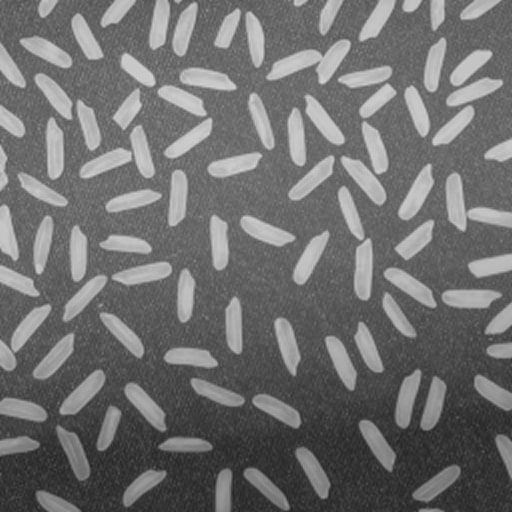
#> input picture T_hat_m/input/3.jpg, 512 x 512 px
$ python test.py
#> lines starting #> are read from the running program, lines starting #| are printed output that depends on the picture
import math
import cv2
import time
import numpy as np
from numba import jit, cuda , int32

img = cv2.imread("input/3.jpg")
#> img is the input picture: shape (512, 512, 3); min 34, max 214, mean 111.3
img_gray = cv2.cvtColor(img, cv2.COLOR_BGR2GRAY)

k = 25
k_m = np.ones((k,k), dtype=int)
k_data = [k_m.shape[0] , k_m.shape[1] , int(k / 2) ]

img_gray_pad = np.pad(img_gray , (k_data[2]) , "constant" ,constant_values = (255))
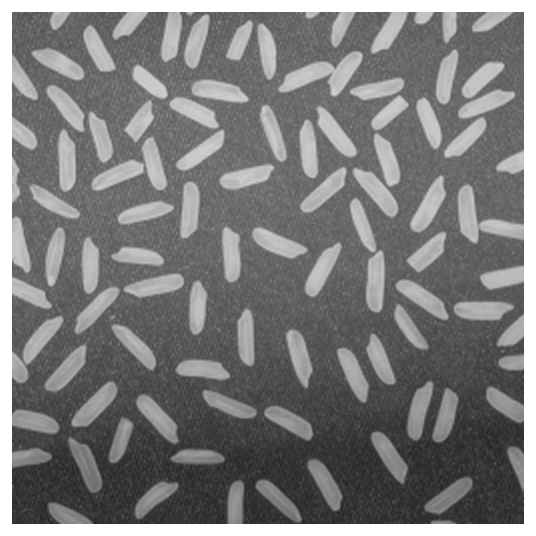
#> img_gray_pad: shape (536, 536); min 34, max 255, mean 123.9
#err = max = 255
#dil = min = 0

#> (the run stopped early here; a loop or call above may not have finished)

$ run again, with T_hat_m/input/1.jpg copied over T_hat_m/input/3.jpg
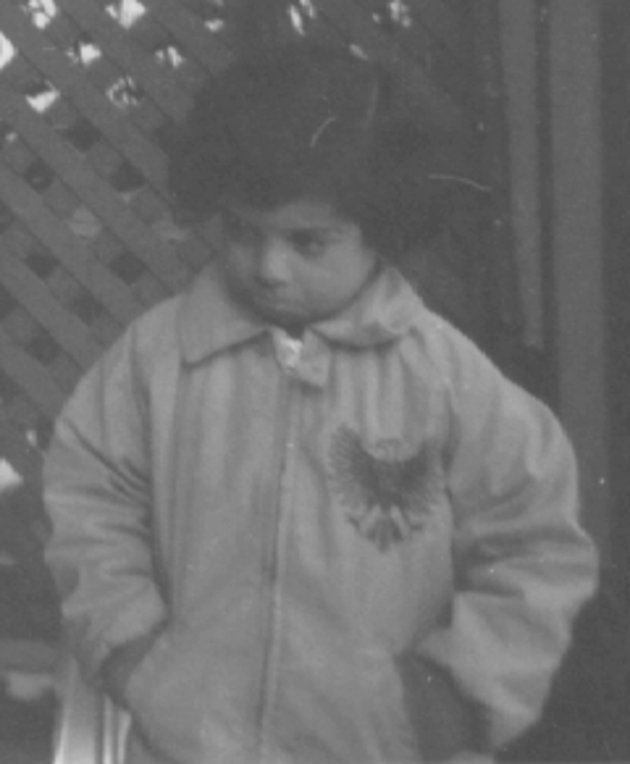
#> input picture T_hat_m/input/1.jpg, 630 x 764 px
#> img is the input picture: shape (764, 630, 3); min 73, max 225, mean 110.3
#> `img_gray_pad = np.pad(img_gray , (k_data[2]) , "constant" ,constant_va..`:
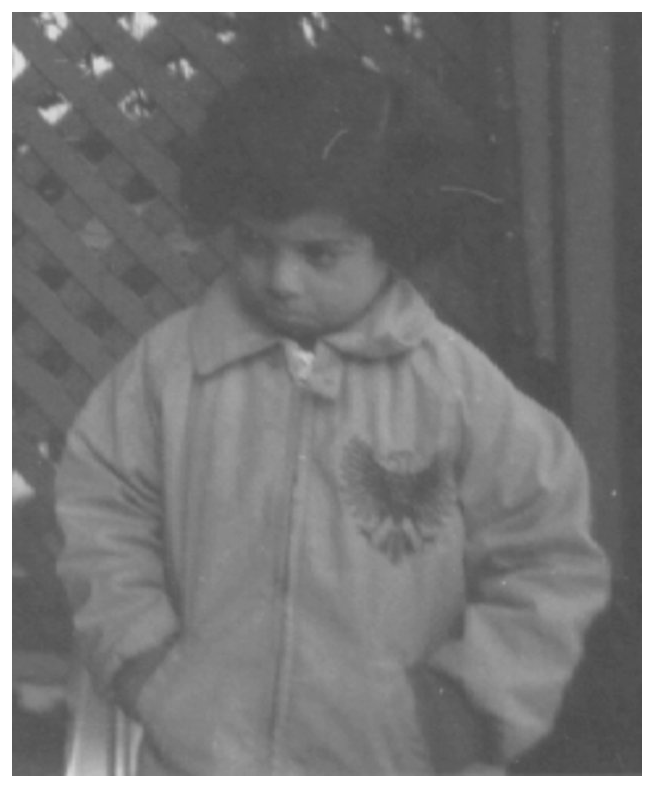
#> img_gray_pad: shape (788, 654); min 73, max 255, mean 119.9

$ run again, with T_hat_m/input/2.jpg copied over T_hat_m/input/3.jpg
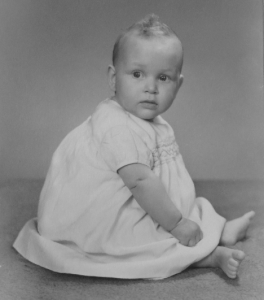
#> input picture T_hat_m/input/2.jpg, 264 x 300 px
#> img is the input picture: shape (300, 264, 3); min 33, max 193, mean 136.4
#> `img_gray_pad = np.pad(img_gray , (k_data[2]) , "constant" ,constant_va..`:
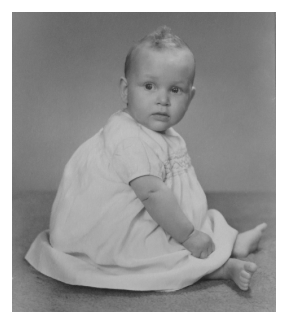
#> img_gray_pad: shape (324, 288); min 33, max 255, mean 154.3
